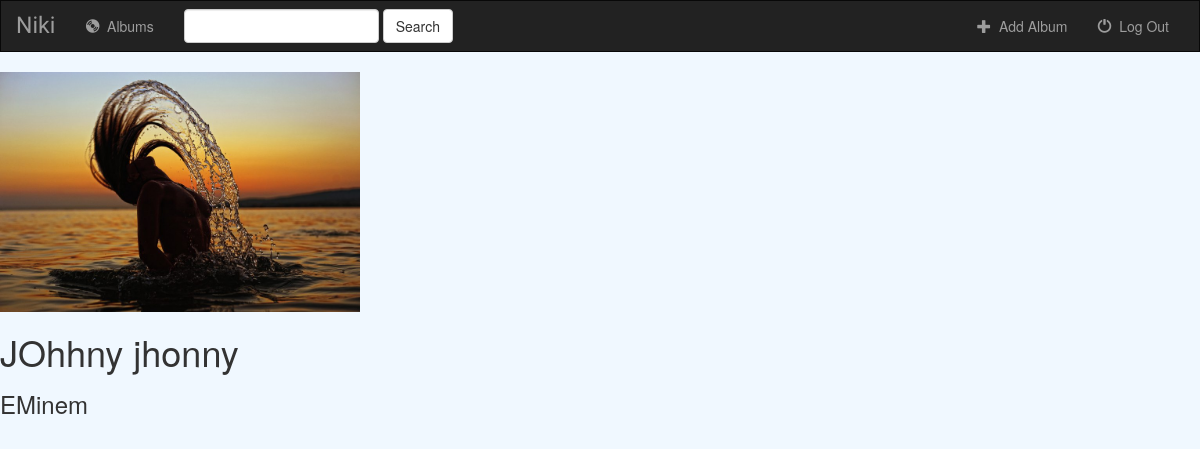
/music/2/, run on the app's committed database.
### music/models.py (models this page shows, shortened)
class Album(models.Model):
    artist = models.CharField(max_length=250)
    album_title = models.CharField(max_length=250)
    genre = models.CharField(max_length=100)
    album_logo = models.FileField()

### music/views.py (the view)
# urls.py: url(r'^(?P<pk>[0-9]+)/$', views.DetailView.as_view(), name='detail'),
class DetailView(generic.DetailView):
    model = Album
    template_name = 'music/details.html'

### music/templates/music/details.html (shortened to what this page needs)
{% extends 'music/base.html' %}
    {% block body %}
            <img src="{{ album.album_logo.url }}" width="30%" height="30%">
        <h1>{{ album.album_title }}</h1>
        <h3>{{ album.artist }}</h3>
    {% endblock %}

### music/static/music/base.css (style rules this page uses)
body { background: aliceblue; }

### data on the page
Album: album_logo (picture), album_title "JOhhny jhonny", artist "EMinem"
